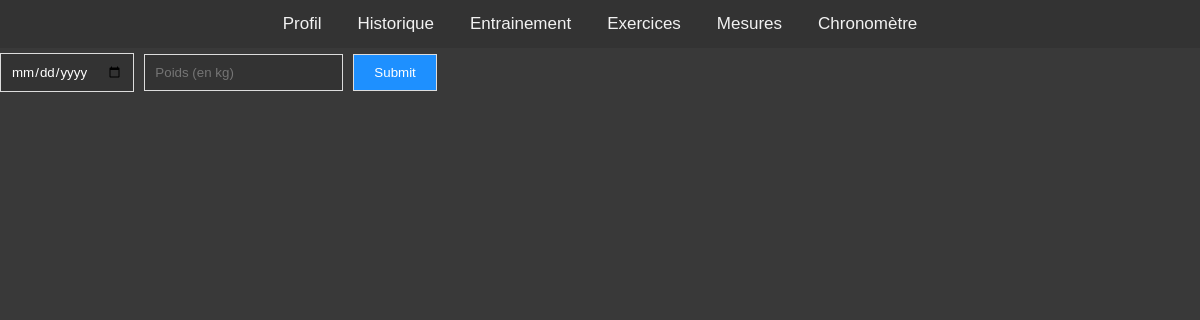
Page /public/mesures/poids.php on the earlier database version.
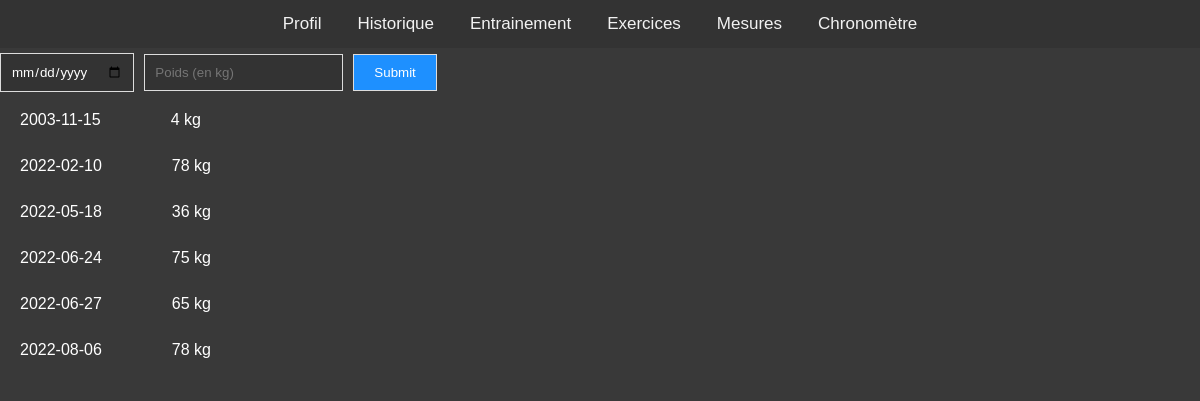
Same page on the later database version.
### tables this page shows
CREATE TABLE IF NOT EXISTS `my_poids` (
  `id` int(11) NOT NULL AUTO_INCREMENT,
  `date` date NOT NULL,
  `poids` int(11) NOT NULL,
  PRIMARY KEY (`id`)
);

### public/mesures/poids.php (the view, shortened to what this page needs)
<?php
require("connexion_bdd.php");
$listPoids = $bdd->query("SELECT * FROM `my_poids` ORDER BY `date`,`poids`;");
?>
<!DOCTYPE html>
<html lang="en">
<head>
    <link rel="stylesheet" href="mesures.css">
</head>
<body>
    <?php require("navbar.php") ?>
    <form action="poids.php" method="post" class="form-inline">
        <input type="date" id="date" placeholder="Date" name="date">
        <input type="int" id="int" placeholder="Poids (en kg)" name="poids">
        <button type="submit">Submit</button>
    </form>
    <table>
        <table>
            <?php
            while ($my_poids = $listPoids->fetch()) { ?>
                <a type="text">
                    <?= $my_poids['date'] ?><span style="padding-left:70px;"></span><?= $my_poids['poids'] ?> kg
                </a>
            <?php } ?>
        </table>
    </table>
</body>
</html>

### public/mesures/navbar.php
<div class="navbar fixed-bottom">
    <a href="#Profil">Profil</a>
    <a href="#Historique">Historique</a>
    <a href="http://localhost/carnetV2/public/entrainement.php">Entrainement</a>
    <a href="http://localhost/carnetV2/public/myexercices.php">Exercices</a>
    <a href="http://localhost/carnetV2/public/mesures.php">Mesures</a>
    <a href="http://localhost/carnetV2/public/chronometre.php">Chronomètre</a>
</div>

### public/mesures/mesures.css (style rules this page uses)
body { background-color: rgb(57, 57, 57); margin: 0; }
.form-inline { display: flex; flex-flow: row wrap; align-items: center; }
.form-inline input { vertical-align: middle; margin: 5px 10px 5px 0; padding: 10px; background-color: #333; border: 1px solid #ddd; font-family: Verdana, sans-serif; }
.form-inline input[type=date] { vertical-align: middle; margin: 5px 10px 5px 0; padding: 10px; background-color: #333; border: 1px solid #ddd; font-family: Verdana, sans-serif; color:white; }
.form-inline button { padding: 10px 20px; background-color: dodgerblue; border: 1px solid #ddd; color: white; font-family: Verdana, sans-serif; }
.navbar { background-color: #333; top: 0; width: 100%; left: 0; text-align: center; }
.navbar a { font-family: Verdana, sans-serif; display: block; color: #f2f2f2; text-align: center; padding: 14px 16px; text-decoration: none; font-size: 17px; display: inline-block; background-color: #333; }
a { width: auto; background-color: rgb(57, 57, 57); color: white; padding: 14px 20px; display: block; font-family: Verdana,sans-serif; top: 0; }

Differences in the rows shown:
added my_poids: date "2003-11-15", poids "4"
added my_poids: date "2022-02-10", poids "78"
added my_poids: date "2022-05-18", poids "36"
added my_poids: date "2022-06-24", poids "75"
added my_poids: date "2022-06-27", poids "65"
added my_poids: date "2022-08-06", poids "78"
